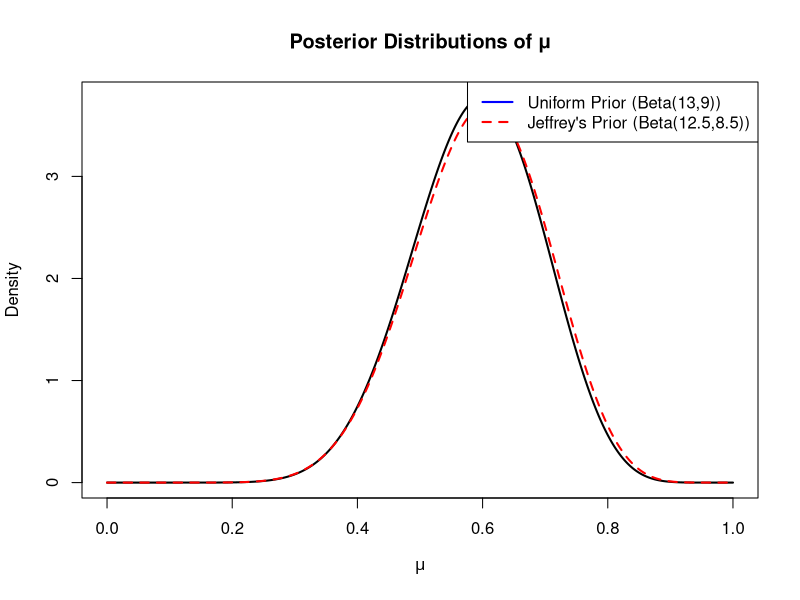
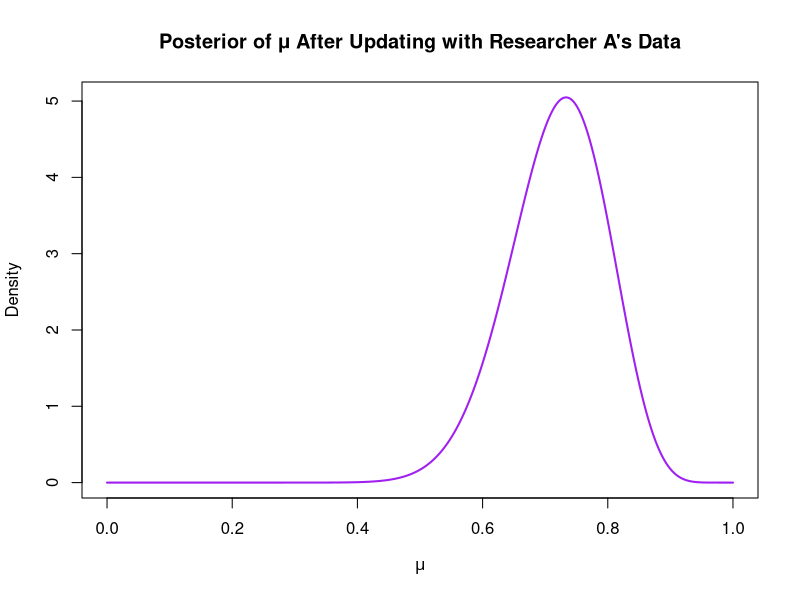

These charts were generated, in order, by the following R code:
# Part a
n <- 20 
r <- 12

#uniform prior
a_unif <- 1
b_unif <- 1

a_post_unif <- a_unif + r
b_post_unif <- b_unif + n - r

mean_unif <- a_post_unif/(a_post_unif + b_post_unif)
sd_unif <- sqrt((a_post_unif * b_post_unif) /
                  (((a_post_unif + b_post_unif)^2) *
                     (a_post_unif + b_post_unif + 1)))

#jeffrey prior
a_jeff <- 0.5
b_jeff <- 0.5

a_post_jeff <- a_jeff + r
b_post_jeff <- b_jeff + n - r

mean_jeff <- a_post_jeff/ (a_post_jeff + b_post_jeff)
sd_jeff <- sqrt((a_post_jeff * b_post_jeff) /
                     (((a_post_jeff + b_post_jeff)^2) *
                        (a_post_jeff + b_post_jeff + 1)))

cat("Uniform Prior (Beta(1,1)) Posterior: Beta(13,9)\n")
cat("  Mean:", mean_unif, "\n")
cat("  SD  :", sd_unif, "\n\n")

cat("Jeffrey's Prior (Beta(0.5,0.5)) Posterior: Beta(12.5,8.5)\n")
cat("  Mean:", mean_jeff, "\n")
cat("  SD  :", sd_jeff, "\n")

# Part b
mu_vals <- seq(0,1 , length.out=1000)

post_unif <- dbeta(mu_vals, shape1=a_post_unif, shape2=b_post_unif)
post_jeff <- dbeta(mu_vals, shape1=a_post_jeff, shape2=b_post_jeff)

plot(mu_vals, post_unif, type="l", lwd=2, ylab = "Density", xlab = expression(mu),
     main = "Posterior Distributions of μ", ylim = c(0, max(post_unif, post_jeff)))

lines(mu_vals, post_jeff, lwd = 2, col = "red", lty = 2)

legend("topright", legend = c("Uniform Prior (Beta(13,9))",
                              "Jeffrey's Prior (Beta(12.5,8.5))"),
       col = c("blue", "red"), lty = c(1, 2), lwd = 2)

#Part c
n_b <- 10
r_b <- 10

a_prior <- 1
b_prior <- 1

a_post_b <- a_prior + r_b
b_post_b <- b_prior + n_b - r_b

mean_b <- a_post_b / (a_post_b + b_post_b)
sd_b <- sqrt((a_post_b * b_post_b) /
               (((a_post_b + b_post_b)^2) * (a_post_b + b_post_b + 1)))

cat("Researcher B's Posterior (Uniform Prior → Beta(11,1))\n")
cat("  Mean:", mean_b, "\n")
cat("  Standard Deviation:", sd_b, "\n")

# Part d
a_prior_d <- 11
b_prior_d <- 1

a_post_d <- a_prior_d + r
b_post_d <- b_prior_d + n - r

mean_d <- a_post_d / (a_post_d + b_post_d)
sd_d <- sqrt((a_post_d * b_post_d) /
               (((a_post_d + b_post_d)^2) * (a_post_d + b_post_d + 1)))

cat("Updated Posterior Using Researcher B's Posterior as Prior:\n")
cat("  Posterior: Beta(23, 9)\n")
cat("  Mean:",mean_d, "\n")
cat("  Standard Deviation:",sd_d, "\n")

posterior_d <- dbeta(mu_vals, shape1 = a_post_d, shape2 = b_post_d)

plot(mu_vals, posterior_d, type = "l", lwd = 2, col = "purple",
     main = "Posterior of μ After Updating with Researcher A's Data",
     xlab = expression(mu), ylab = "Density")
